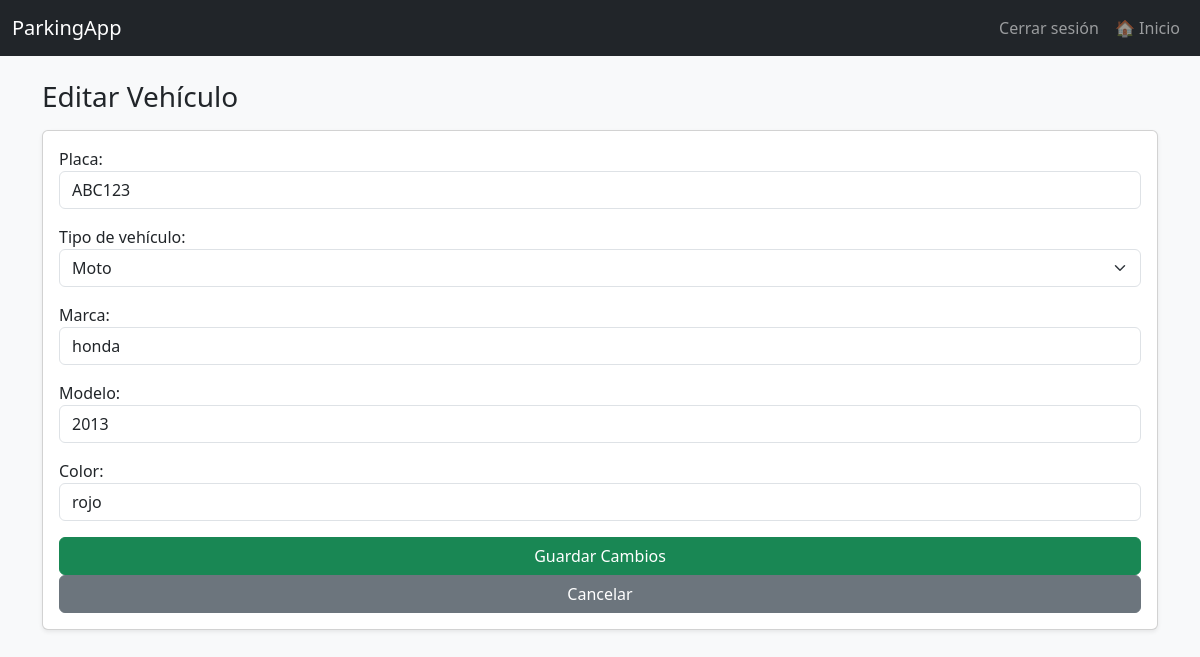
The page /user/vehicles/3/edit/ (signed in) on the database its author committed.
### apparcar/models.py (models this page shows, shortened)
class Car(models.Model):
    VEHICLE_TYPE = [
        ('car', 'Car'),
        ('moto', 'Motorcycle'),
    ]
    user = models.ForeignKey(CustomUser, on_delete=models.CASCADE, related_name="cars")
    license_plate = models.CharField(max_length=10, unique=True)
    vehicle_type = models.CharField(max_length=10, choices=VEHICLE_TYPE, default='car')
    brand = models.CharField(max_length=50)
    model = models.CharField(max_length=50)
    color = models.CharField(max_length=30)

### apparcar/views.py (the view, shortened to what this page needs)
# urls.py: path("user/vehicles/<int:vehicle_id>/edit/", views.edit_vehicle, name="edit_vehicle"),
@login_required
def edit_vehicle(request, vehicle_id):
    vehicle = get_object_or_404(Car, id=vehicle_id, user=request.user)
    return render(request, "user/edit_vehicle.html", {"vehicle": vehicle})

### apparcar/templates/user/edit_vehicle.html (shortened to what this page needs)
{% extends 'base.html' %}
{% block content %}
<h3>Editar Vehículo</h3>
<form method="POST" class="card p-3 shadow-sm mt-3">
  <div class="mb-3">
    <label>Placa:</label>
    <input type="text" name="license_plate" class="form-control" value="{{ vehicle.license_plate }}" required>
  </div>
  <div class="mb-3">
    <label>Tipo de vehículo:</label>
    <select name="vehicle_type" class="form-select">
      <option value="moto" {% if vehicle.vehicle_type == 'moto' %}selected{% endif %}>Moto</option>
    </select>
  </div>
  <div class="mb-3">
    <label>Marca:</label>
    <input type="text" name="brand" class="form-control" value="{{ vehicle.brand }}" required>
  </div>
  <div class="mb-3">
    <label>Modelo:</label>
    <input type="text" name="model" class="form-control" value="{{ vehicle.model }}" required>
  </div>
  <div class="mb-3">
    <label>Color:</label>
    <input type="text" name="color" class="form-control" value="{{ vehicle.color }}" required>
  </div>
  <button type="submit" class="btn btn-success">Guardar Cambios</button>
  <a href="{% url 'vehicle_list' %}" class="btn btn-secondary">Cancelar</a>
</form>
{% endblock %}

### rows shown on the page
Car: license_plate "ABC123", vehicle_type "Moto", brand "honda", model "2013", color "rojo"
